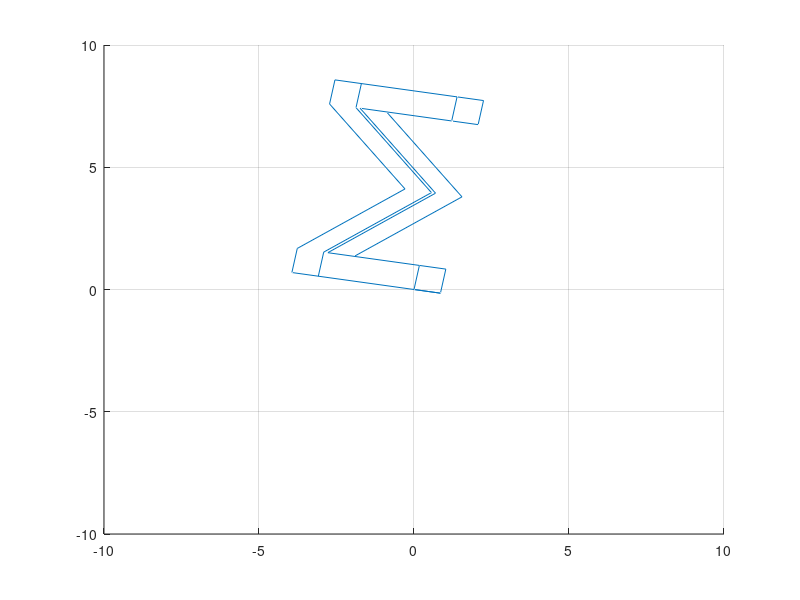

MATLAB code for this plot:
x3=[0 1 1 4 7 7 8 8 7 4 1 0 0 0 1 1 4 7 7 8 8 7 4 1 0 0 ;
    0 0 6 0 6 0 0 8 8 2 8 8 0 0 0 6 0 6 0 0 8 8 2 8 8 0;
    0 0 0 0 0 0 0 0 0 0 0 0 0 1 1 1 1 1 1 1 1 1 1 1 1 1 ;
    1 1 1 1 1 1 1 1 1 1 1 1 1 1 1 1 1 1 1 1 1 1 1 1 1 1 ];

figure(1); clf; grid

for th= 0 : 0.5:60 
    the= th*pi/180;
    Rx=[1 0 0 0 ; 0 cos(the) -sin(the) 0 ; 0 sin(the) cos(the) 0; 0 0 0 1];
    y3=Rx*x3;
    clf;
    line(y3(1,:),y3(2,:),y3(3,:));
    axis([-10 10 -10 10 -10 10 ]); grid
    pause(0.0001)
end

for ph= 0 : 0.5:70 
    phi= ph*pi/180;
    Ry=[cos(phi) 0  sin(phi) 0 ;0 1 0 0 ;  -sin(phi) 0 cos(phi) 0; 0 0 0 1];
    yy3=Ry*y3;
    clf;
    line(yy3(1,:),yy3(2,:),yy3(3,:));
    axis([-10 10 -10 10 -10 10 ]); grid
    pause(0.0001)
end

for ps= 0 : 0.5:80
    psi= ps*pi/180;
    Ry=[cos(psi) -sin(psi) 0 0 ;sin(psi)  cos(psi) 0 0;0 1 0 0 ;   0 0 0 1];
    yy3=Ry*y3;
    clf;
    line(yy3(1,:),yy3(2,:),yy3(3,:));
    axis([-10 10 -10 10 -10 10 ]); grid
    pause(0.0001)
end